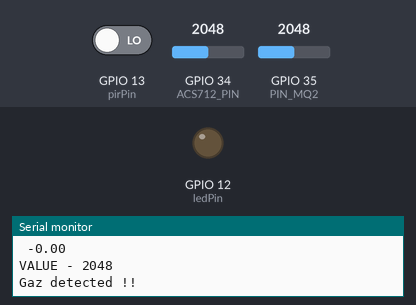
Bench run of a sketch on a simulated ESP32. Parts: output pins drawn as LEDs (lit = HIGH), the last lines printed to the serial monitor. The test bench sets the inputs (shaded band); at power-on: GPIO 13 (pirPin) LOW, GPIO 35 (PIN_MQ2) = 2048, GPIO 34 (ACS712_PIN) = 2048 (analog values on the 0–4095 scale). WiFi joins after 1.5 s; servers stay silent unless stated; random numbers use the default seed unless the sketch sets one; no MQTT or app messages arrive unless stated.

Above: at 2.7 s.
2.8 s: GPIO 13 (pirPin) driven HIGH
At 6.4 s:
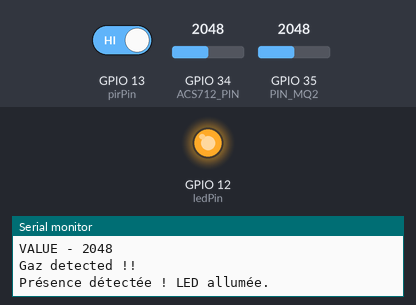
7.0 s: GPIO 35 (PIN_MQ2) set to 1373
9.5 s: GPIO 35 (PIN_MQ2) set to 1231
27.0 s: GPIO 13 (pirPin) driven LOW
At 30.3 s:
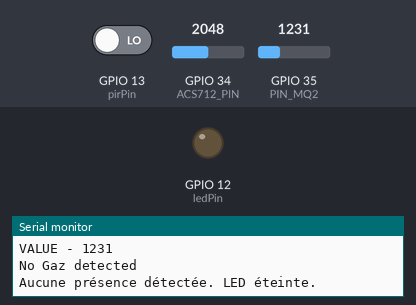
Timing chart, 0 to 30.5 s (numbered marks = the images above; inputs shaded):
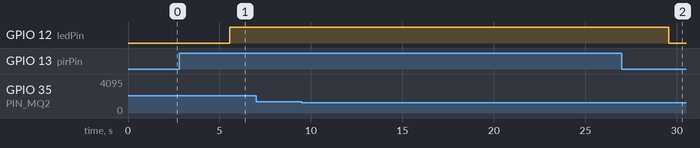

Measured:
- after the input at 2.8 s, GPIO 12 (ledPin): LOW → HIGH after 2.8 s
- after the input at 27.0 s, GPIO 12 (ledPin): HIGH → LOW after 2.6 s

The sketch:

sketch_jan16b.ino
```cpp
#include <Arduino.h>
#include <WiFi.h>
#include <WiFiClientSecure.h>
#include <PubSubClient.h>

#define ACS712_PIN 34 // Broche analogique pour le capteur ACS712
#define SUPPLY_VOLTAGE 3.3 // Tension d'alimentation (en volts)
#define PIN_MQ2 35  // Broche analogique pour lecture A0
//#define GAS_SENSOR_DIGITAL_PIN 14 // Broche numérique pour lecture D0

// Wi-Fi credentials
const char* ssid = "Redmi 13C";
const char* password = "99142992";
const int pirPin = 13;   // Broche du capteur PIR
const int ledPin = 12;   // Broche de la LED et la lampe
const int led1Pin = 14;


// Sensibilité en fonction du modèle ACS712
// 0.185 pour ACS712 5A, 0.1 pour 20A, 0.066 pour 30A
float sensitivity = 0.185;
int value;
// MQTT broker details private
const char* mqtt_broker = "63f344ae04a040319da6d1da195a3803.s1.eu.hivemq.cloud";
const int mqtt_port = 8883;
const char* mqtt_username = "mymqtt";
const char* mqtt_password = "mymqttIOT1";

// MQTT topics
const char* topic_publish_ir = "subscribe1";
const char* topic_publish_gaz = "subscribe";
const char* topic_subscribe = "publish"; // Topic to receive messages


// Create instances
WiFiClientSecure wifiClient;
PubSubClient mqttClient(wifiClient);

// Variables for timing
long previous_time = 0;

// Callback function to handle incoming messages
void mqttCallback(char* topic, byte* payload, unsigned int length) {
  Serial.print("Message arrived [");
  Serial.print(topic);
  Serial.print("]: ");
  String message;
  for (int i = 0; i < length; i++) {
    message += (char)payload[i];
  }
  Serial.println(message);
  digitalWrite(ledPin, HIGH);
  delay(2000);
  digitalWrite(ledPin, LOW);

}

void setupMQTT() {
  mqttClient.setServer(mqtt_broker, mqtt_port);
  mqttClient.setCallback(mqttCallback);
}

void reconnect() {
  Serial.println("Connecting to MQTT Broker...");
  while (!mqttClient.connected()) {
    Serial.println("Reconnecting to MQTT Broker...");
    String clientId = "ESP32Client-";
    clientId += String(random(0xffff), HEX);

    if (mqttClient.connect(clientId.c_str(), mqtt_username, mqtt_password)) {
      Serial.println("Connected to MQTT Broker.");

      // Subscribe to the control topic
      mqttClient.subscribe(topic_subscribe);
    } else {
      Serial.print("Failed, rc=");
      Serial.print(mqttClient.state());
      Serial.println(" try again in 5 seconds");
      delay(5000);
    }
  }
}

void setup() {
  Serial.begin(115200);
  pinMode(pirPin, INPUT); // Configure le capteur PIR comme entrée
  pinMode(ledPin, OUTPUT); // Configure la LED comme sortie
  digitalWrite(ledPin, LOW); // Éteint la LED au démarrage
  digitalWrite(led1Pin, HIGH);
  analogReadResolution(12); // Résolution ADC 12 bits
  pinMode(PIN_MQ2, INPUT);

  WiFi.begin(ssid, password);
  while (WiFi.status() != WL_CONNECTED) {
    delay(500);
    Serial.print(".");
  }
  Serial.println("");
  Serial.println("Connected to Wi-Fi");

  // Initialize secure WiFiClient
  wifiClient.setInsecure(); // Use this only for testing, it allows connecting without a root certificate

  setupMQTT();


}

void loop() {
  if (!mqttClient.connected()) {
    reconnect();
  }
  mqttClient.loop();

  long now = millis();
  static long last_publish_time = 0;
  static float total = 0.0;
  if (now - previous_time > 1000) { // Publish every 10 seconds

    previous_time = now;
    int pirState = digitalRead(pirPin);
    if (pirState == HIGH){
      Serial.println("Présence détectée ! LED allumée.");
      digitalWrite(ledPin, HIGH); // Allume la LED
      delay(3000);


    }else{
      Serial.println("Aucune présence détectée. LED éteinte.");
      digitalWrite(ledPin, LOW); // Éteint la LED
      delay(1000);
    }
    int rawValue = analogRead(ACS712_PIN);
    float voltage = abs(rawValue) * (3.3 / 4095.0);
    float current = (voltage - 2) / 0.185;
    float power = current * SUPPLY_VOLTAGE;
    float duration = (now - last_publish_time) / 1000.0;
    total += power * (duration / 3600.0);
    last_publish_time = now;
    // Publication des données d'énergie
      char energy_message[50];
      snprintf(energy_message, sizeof(energy_message), " %.2f ", total);
      mqttClient.publish(topic_publish_ir, energy_message);

      Serial.println(energy_message); // Affichage en série


    value = analogRead(PIN_MQ2);
    Serial.println("VALUE - " + String(value));
    if (value > 1300){
      Serial.println("Gaz detected !!");
      mqttClient.publish(topic_publish_gaz, "Gaz detected !! ");
    }else {
      Serial.println("No Gaz detected");
    }
    delay(3000);
  }
}
```
